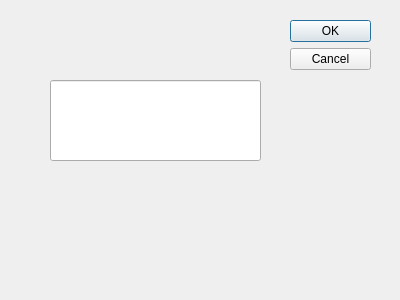
<?xml version="1.0" encoding="UTF-8"?>
<ui version="4.0">
 <class>Dialog</class>
 <widget class="QDialog" name="Dialog">
  <property name="geometry">
   <rect>
    <x>0</x>
    <y>0</y>
    <width>400</width>
    <height>300</height>
   </rect>
  </property>
  <property name="windowTitle">
   <string>Dialog</string>
  </property>
  <widget class="QDialogButtonBox" name="buttonBox">
   <property name="geometry">
    <rect>
     <x>290</x>
     <y>20</y>
     <width>81</width>
     <height>241</height>
    </rect>
   </property>
   <property name="orientation">
    <enum>Qt::Vertical</enum>
   </property>
   <property name="standardButtons">
    <set>QDialogButtonBox::Cancel|QDialogButtonBox::Ok</set>
   </property>
  </widget>
  <widget class="QLineEdit" name="lineEdit">
   <property name="geometry">
    <rect>
     <x>50</x>
     <y>80</y>
     <width>211</width>
     <height>81</height>
    </rect>
   </property>
   <property name="echoMode">
    <enum>QLineEdit::Password</enum>
   </property>
  </widget>
 </widget>
 <resources/>
 <connections>
  <connection>
   <sender>buttonBox</sender>
   <signal>accepted()</signal>
   <receiver>Dialog</receiver>
   <slot>accept()</slot>
   <hints>
    <hint type="sourcelabel">
     <x>248</x>
     <y>254</y>
    </hint>
    <hint type="destinationlabel">
     <x>157</x>
     <y>274</y>
    </hint>
   </hints>
  </connection>
  <connection>
   <sender>buttonBox</sender>
   <signal>rejected()</signal>
   <receiver>Dialog</receiver>
   <slot>reject()</slot>
   <hints>
    <hint type="sourcelabel">
     <x>316</x>
     <y>260</y>
    </hint>
    <hint type="destinationlabel">
     <x>286</x>
     <y>274</y>
    </hint>
   </hints>
  </connection>
 </connections>
</ui>
